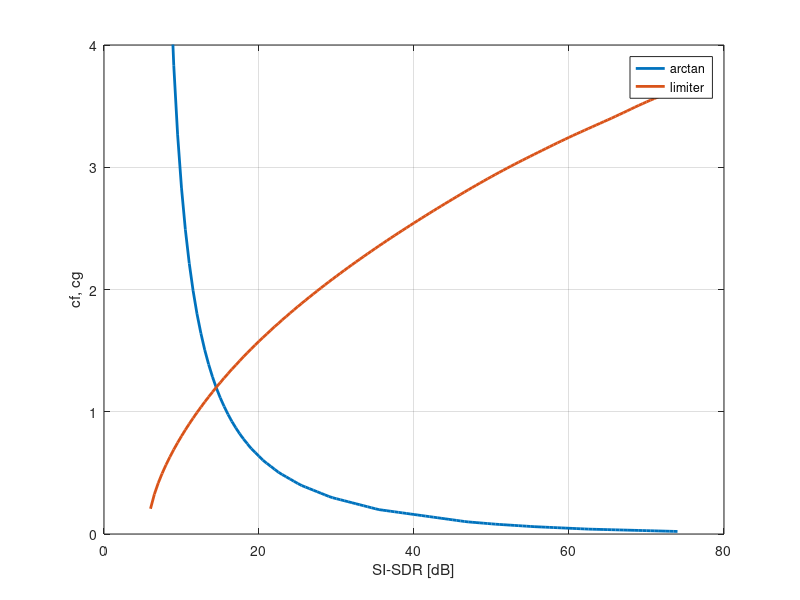

Write MATLAB code to recreate this figure.
% Produce Fig. 2(b) in [1].
% 
% [1] G. Enzner, A. Chinaev, S. Voit, A. Sezgin, 'On Neural-Network
% Representation of Wireless Self-Interference for Inband Full-Duplex
% Communications', submitted to IEEE ICASSP-2025.
% 
% AC, 2024.08.29

clear variables; clc; close all

SISDR_dB_axis = 6:.5:74;
load sisdr_to_param_atan.mat
param_NL_vec_atan = param_NL_vec;
param_atan_axis = interp1(SISDR_dB_atan, param_NL_vec, SISDR_dB_axis);
load sisdr_to_param_limiter.mat
param_NL_vec_limiter = param_NL_vec;
param_limiter_axis = interp1(SISDR_dB_limiter, param_NL_vec, SISDR_dB_axis);
%
figure('Position',[100 100 600 150]);
plot(SISDR_dB_axis, param_atan_axis, 'LineWidth',2); hold on;
plot(SISDR_dB_axis, param_limiter_axis, 'LineWidth',2); grid on;
xlabel('SI-SDR [dB]'); ylabel('cf, cg'); xlim([0 80]); ylim([0 4]);
legend({'arctan','limiter'}, 'location','best');

% matlab2tikz('Fig_ParC_SISDR.tikz');